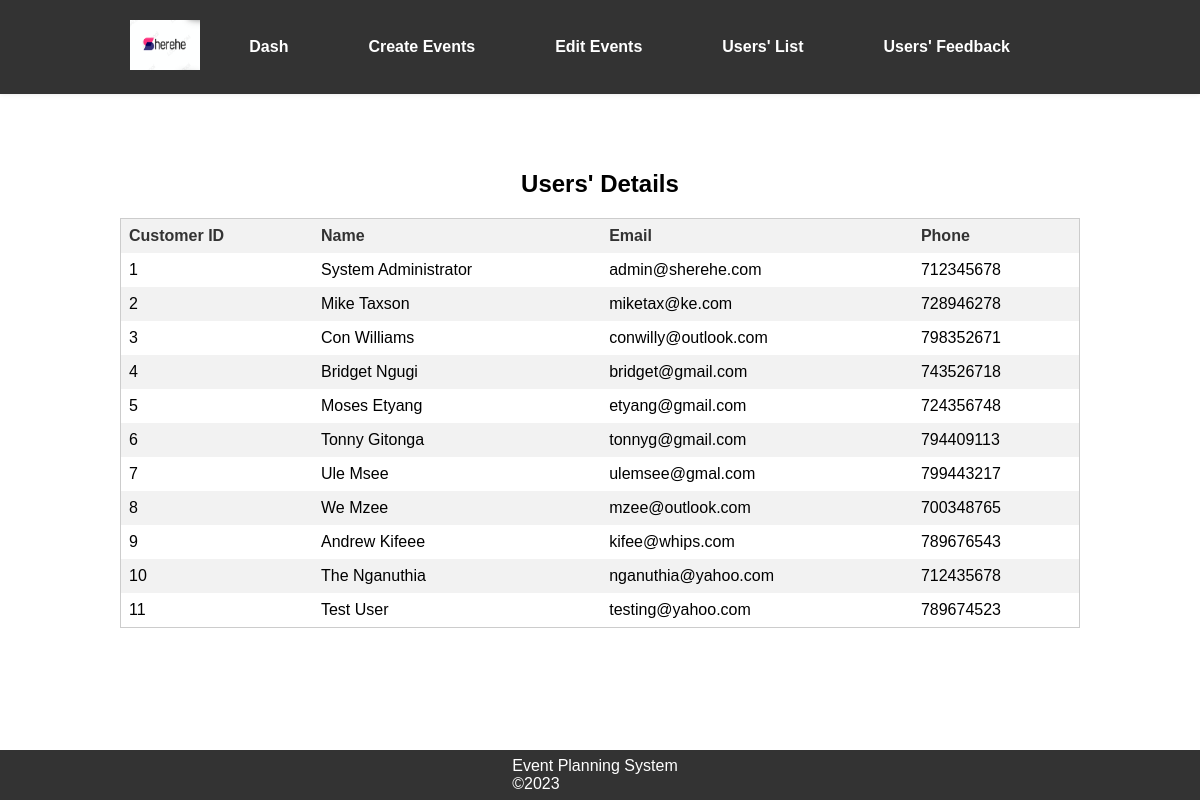
The page /admin/users_details.php on the database its author committed.
### tables this page shows
CREATE TABLE `customers` (
  `customer_id` int(20) NOT NULL,
  `customer_name` text NOT NULL,
  `customer_email` varchar(20) NOT NULL,
  `username` varchar(20) NOT NULL,
  `password` varchar(25) NOT NULL,
  `customer_phone` int(20) NOT NULL
);

### admin/users_details.php (the view, shortened to what this page needs)
<!DOCTYPE html>
<html>
<head>
    <link rel="stylesheet" href="view_feedback.css">
</head>
<body>
    <header>
        <nav>
            <a href="./admin_dash.php"><img src="../images/logo.png" alt="Sherehe logo"></a>
            <ul>
                <li><a href="admin_dash.php">Dash</a></li>
                <li><a href="insertion.php">Create Events</a></li>
                <li><a href="view_events.php">Edit Events</a></li>
                <li><a href="users_details.php">Users' List</a></li>
                <li><a href="view_feedback.php">Users' Feedback</a></li>
            </ul>
        </nav>
    </header>
    <main>
        <table>
            <caption>Users' Details</caption>
            <thead>
                <tr>
                    <th>Customer ID</th>
                    <th>Name</th>
                    <th>Email</th>
                    <th>Phone</th>
                </tr>
            </thead>
            <tbody>
                <?php
                $servername = "localhost";
                $username = "root";
                $password = "";
                $dbname = "sherehe";
                $conn = mysqli_connect($servername, $username, $password, $dbname);
                $sql = "SELECT * FROM customers";
                $result = mysqli_query($conn, $sql);
                if (mysqli_num_rows($result) > 0) {
                    while ($row = mysqli_fetch_assoc($result)) {
                        echo "<tr><td>" . $row["customer_id"] . "</td><td>" . $row["customer_name"] . "</td><td>" . $row["customer_email"] . "</td><td>" . $row["customer_phone"] . "</td></tr>";
                    }
                } else {
                    echo "0 results";
                }
                ?>
            </tbody>
        </table>
    </main>
    <footer>
        <ul class="info">
            <li>Event Planning System <br> ©2023</li>
        </ul>
    </footer>
</body>
</html>

### admin/view_feedback.css (style rules this page uses)
body { margin: 0; font-family: Arial, sans-serif; font-size: 16px; padding: 0; display: flex; flex-direction: column; min-height: 100vh; }
main { flex: 1; }
a { color: white; text-decoration: none; }
header { background-color: #333; box-shadow: 0px 0px 5px rgba(0, 0, 0, 0.1); position: fixed; top: 0; left: 0; right: 0; z-index: 999; }
nav { display: flex; justify-content: space-between; align-items: center; max-width: 960px; margin: 0 auto; padding: 10px; }
nav ul { display: flex; list-style: none; margin: 0; padding: 0; }
nav li { margin-right: 60px; }
nav a { font-weight: bold; transition: color 0.3s ease-in-out; background-color: #333; padding: 10px; }
nav img { width: 70px; height: 50px; }
table { border-collapse: collapse; width: 80%; margin: 150px auto 0; border: 1px solid #ccc; }
th, td { text-align: left; padding: 8px; }
th { background-color: #f2f2f2; color: #333; }
tr:nth-child(even) { background-color: #f2f2f2; }
caption { font-size: 24px; font-weight: bold; text-align: center; margin: 20px 0; color: black; }
footer { margin-top: auto; background-color: #333; color: #fff; display: flex; justify-content: center; align-items: center; height: 50px; position: absolute; bottom: 0; width: 100%; }
.info { display: flex; list-style: none; margin: 0; padding: 0; }
.info li { margin-right: 10px; }

### rows shown on the page
customers: customer_id "1", customer_name "System Administrator", customer_email "admin@sherehe.com", customer_phone "712345678"
customers: customer_id "2", customer_name "Mike Taxson", customer_email "miketax@ke.com", customer_phone "728946278"
customers: customer_id "3", customer_name "Con Williams", customer_email "conwilly@outlook.com", customer_phone "798352671"
customers: customer_id "4", customer_name "Bridget Ngugi", customer_email "bridget@gmail.com", customer_phone "743526718"
customers: customer_id "5", customer_name "Moses Etyang", customer_email "etyang@gmail.com", customer_phone "724356748"
customers: customer_id "6", customer_name "Tonny Gitonga", customer_email "tonnyg@gmail.com", customer_phone "794409113"
customers: customer_id "7", customer_name "Ule Msee", customer_email "ulemsee@gmal.com", customer_phone "799443217"
customers: customer_id "8", customer_name "We Mzee", customer_email "mzee@outlook.com", customer_phone "700348765"
customers: customer_id "9", customer_name "Andrew Kifeee", customer_email "kifee@whips.com", customer_phone "789676543"
customers: customer_id "10", customer_name "The Nganuthia", customer_email "nganuthia@yahoo.com", customer_phone "712435678"
customers: customer_id "11", customer_name "Test User", customer_email "testing@yahoo.com", customer_phone "789674523"
